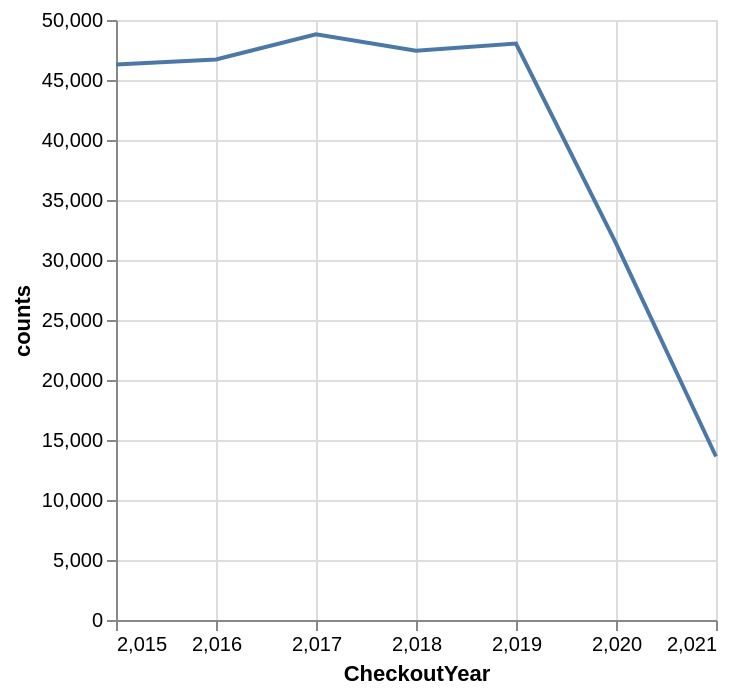

Notebook source saved alongside this figure:
### Code cell
source = seattle_df['CheckoutYear'].value_counts().rename_axis('CheckoutYear').reset_index(name='counts')
alt.Chart(source).mark_line().encode(
    x=alt.X('CheckoutYear', sort='-y'),
    y='counts'
)

### Figure 1 — Vega-Lite specification as saved in the notebook (floating-point values rounded to 4 significant figures)
{"config": {"view": {"continuousWidth": 300, "continuousHeight": 300}}, "data": {"name": "data-df7b431131c40b33f5d20841b32f9ffc"}, "mark": {"type": "line"}, "encoding": {"x": {"field": "CheckoutYear", "sort": "-y", "type": "quantitative"}, "y": {"field": "counts", "type": "quantitative"}}, "$schema": "https://vega.github.io/schema/vega-lite/v5.20.1.json", "datasets": {"data-df7b431131c40b33f5d20841b32f9ffc": [{"CheckoutYear": 2017, "counts": 48807}, {"CheckoutYear": 2019, "counts": 48032}, {"CheckoutYear": 2018, "counts": 47439}, {"CheckoutYear": 2016, "counts": 46705}, {"CheckoutYear": 2015, "counts": 46298}, {"CheckoutYear": 2020, "counts": 31383}, {"CheckoutYear": 2021, "counts": 13623}]}}
